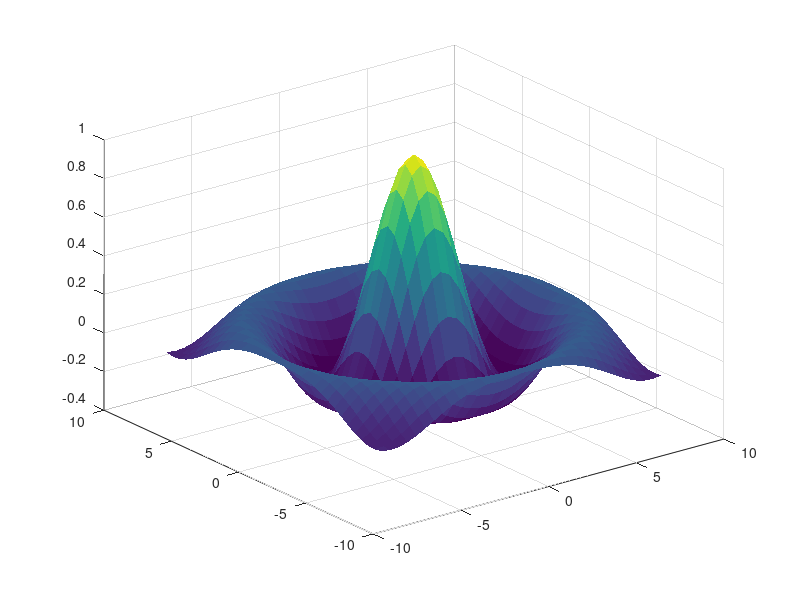

The MATLAB script that drew this image: (Note: this script raises an error after producing the figure.)
% 定义网格
[x, y] = meshgrid(-8:0.5:8, -8:0.5:8);

% 定义函数（MATLAB徽标函数 z = sin(r)/r）
r = sqrt(x.^2 + y.^2) + eps;
z = sin(r)./r;

% 绘制3D图
figure;
surf(x, y, z, 'EdgeColor', 'none');  % 创建曲面图
colormap(parula);  % 使用parula色图
axis off;  % 隐藏坐标轴

% 定义光照样式
light('Position', [1 0 1], 'Style', 'infinite');
lighting gouraud;

% 添加标题
title('MATLAB Welcome');
[x, y] = meshgrid(-8:0.5:8, -8:0.5:8);Line 20 [x, y] = meshgrid(-8:0.5:8, -8:0.5:8);
Line 21 
% 定义函数（MATLAB徽标函数 z = sin(r)/r）Line 22 % 定义函数（MATLAB徽标函数 z = sin(r)/r）
Line 23 
z = sin(r)./r;Line 24 z = sin(r)./r;
Line 25 
% 绘制3D图Line 26 % 绘制3D图
Line 27 
surf(x, y, z, 'EdgeColor', 'none');  % 创建曲面图Line 28 surf(x, y, z, 'EdgeColor', 'none');  % 创建曲面图
Line 29 
axis off;  % 隐藏坐标轴Line 30 axis off;  % 隐藏坐标轴
Line 31 
% 添加光照Line 32 % 添加光照
Line 33 
lighting gouraud;Line 34 lighting gouraud;
Line 35 
% 添加标题Line 36 % 添加标题
Line 37 
